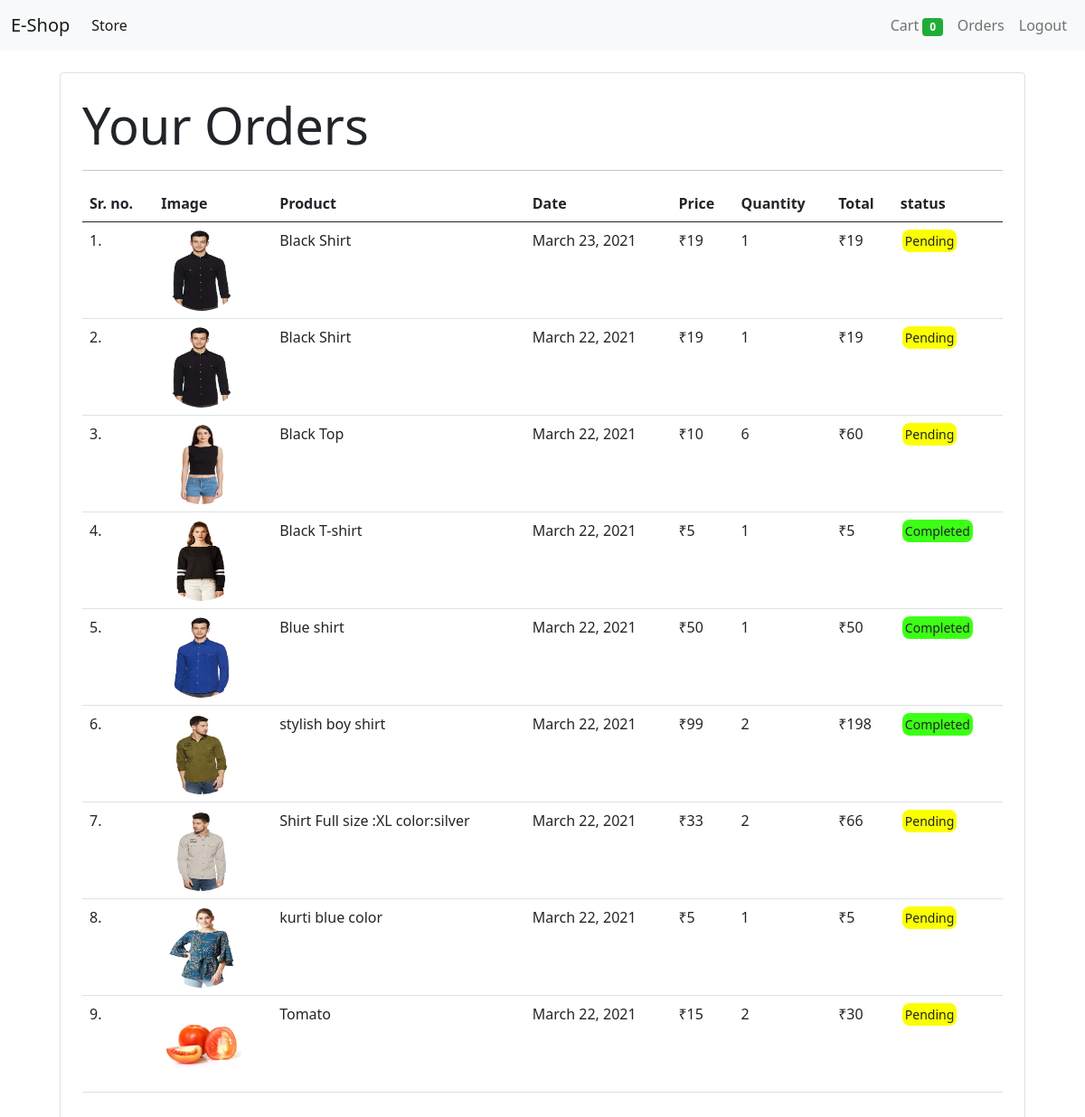
Screenshot of /orders (signed in) with the database file from the repository.
### store/models/orders.py (models this page shows, shortened)
class Order(models.Model):
	product = models.ForeignKey ( Product ,
	                              on_delete=models.CASCADE )
	customer = models.ForeignKey ( Customer ,
	                               on_delete=models.CASCADE )
	quantity = models.IntegerField(default=1)
	price = models.IntegerField()
	address = models.CharField(max_length=50 , default="", blank=True)
	phone = models.CharField(max_length=50, default="" , blank=True)
	date = models.DateField(default=datetime.datetime.today)
	status = models.BooleanField(default=False)
	@staticmethod
	def get_orders_by_customer(customer_id):
		return Order\
			.objects\
			.filter(customer = customer_id)\
			.order_by('-date')

### store/models/product.py (models this page shows, shortened)
class Product(models.Model):
	name = models.CharField(max_length=50)
	price = models.IntegerField(default=0)
	category = models.ForeignKey(Category, on_delete=models.CASCADE , default=1)
	descriptin = models.CharField(max_length=200 , default='' , null=True , blank=True)
	image = models.ImageField( upload_to = 'products/upload' )

### store/middlewares/auth.py (the view)
    def middleware(request):
        print(request.session.get('customer'))
        returnUrl = request.META['PATH_INFO']
        print(request.META['PATH_INFO'])
        if not request.session.get('customer'):
           return redirect(f'login?return_url={returnUrl}')
        response = get_response(request)
        return response

### store/templatetags/custom_filter.py (called while the page is built)
@register.filter(name='currency')
def currency(number):
    return "₹"+str(number)

@register.filter(name='multiply')
def multiplyh(number , number1):
    return number * number1

### store/views/orders.py (called while the page is built)
    def get(self , request ):
        customer = request.session.get('customer')
        orders = Order.get_orders_by_customer(customer)
        print(orders)
        return render(request , 'orders.html'  , {'orders' : orders})

### store/templates/orders.html
{% extends 'base.html' %}
{% block content %}
{% load cart %}
{% load custom_filter %}
<div class="container">
    <div class="border rounded p-4 m-4">
      <p class="display-4 "> Your Orders</p>
        <hr>
        <table class="table">
            <thead>
                <tr>
                    <th>Sr. no.</th>
                    <th>Image</th>
                    <th>Product</th>
                    <th>Date</th>
                    <th>Price</th>
                    <th>Quantity</th>
                    <th>Total</th>
                    <th>status</th>
                </tr>
            </thead>
            <tbody>
                {% for order in orders %}
                <tr>
                    <td>{{forloop.counter}}.</td>
                    <td><img style="height: 90px; width: 90px;" class="rounded-circle" src="{{order.product.image.url}}" alt="image loading..."></td>
                    <td>{{order.product.name}}</td>
                    <td>{{order.date}}</td>
                    <td>{{order.price|currency}}</td>
                    <td>{{order.quantity}}</td>
                    <td>{{order.quantity|multiply:order.price|currency}}</td>
                    {% if order.status %}
                    <td><small style="background-color:rgb(61, 255, 22); border-radius: 8px; margin: 2px; padding: 3px;">Completed</small></td>
                    {%else%}
                    <td><small style="background-color:rgb(251, 255, 2); border-radius: 8px; margin: 2px; padding: 3px">Pending</small></td>
                    {% endif %}
                </tr>
                {% endfor %}
            </tbody>
        </table>
    </div>
</div>
{% endblock %}

### rows the page displays
Order: product.image (picture), product.name "Black Shirt", date "March 23, 2021", price "₹19", quantity "1", quantity|multiply "₹19", status "Pending"
Order: product.image (picture), product.name "Black Shirt", date "March 22, 2021", price "₹19", quantity "1", quantity|multiply "₹19", status "Pending"
Order: product.image (picture), product.name "Black Top", date "March 22, 2021", price "₹10", quantity "6", quantity|multiply "₹60", status "Pending"
Order: product.image (picture), product.name "Black T-shirt", date "March 22, 2021", price "₹5", quantity "1", quantity|multiply "₹5", status "Completed"
Order: product.image (picture), product.name "Blue shirt", date "March 22, 2021", price "₹50", quantity "1", quantity|multiply "₹50", status "Completed"
Order: product.image (picture), product.name "stylish boy shirt", date "March 22, 2021", price "₹99", quantity "2", quantity|multiply "₹198", status "Completed"
Order: product.image (picture), product.name "Shirt Full size :XL color:silver", date "March 22, 2021", price "₹33", quantity "2", quantity|multiply "₹66", status "Pending"
Order: product.image (picture), product.name "kurti blue color", date "March 22, 2021", price "₹5", quantity "1", quantity|multiply "₹5", status "Pending"
Order: product.image (picture), product.name "Tomato", date "March 22, 2021", price "₹15", quantity "2", quantity|multiply "₹30", status "Pending"

### other values shown
{{ request.session.cart.keys|length }} "0"
